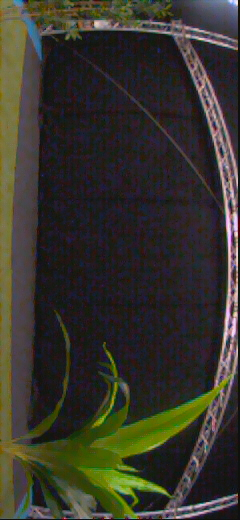
#> input picture DEVELOPMENT/downloads from drone/20260313-100130/131663663.jpg, 240 x 520 px; its folder holds only this picture in this run
$ python YUV_filterer.py
#> lines starting #> are read from the running program, lines starting #| are printed output that depends on the picture; after the words box and inside, x2 and y2 are one past the last pixel; in counts of white or black regions, pixels touching at a corner belong together
import cv2
import numpy as np
from glob import glob
import os
import random

# ── folder with your images ───────────────────────────────────────────────────
FOLDER_PATH = "DEVELOPMENT/downloads from drone/20260313-100130/"

# ── initial threshold values (match your current is_ground logic) ─────────────
DEFAULTS = dict(Y_min=40, Y_max=220, U_min=0, U_max=125, V_min=0, V_max=255)

WINDOW_MAIN   = "YUV Tuner  |  original - mask - masked result  |  n=next  q=quit"
WINDOW_CHART  = "YUV Color Chart  (U horizontal, V vertical, Y=current slider)"

# ── helpers ───────────────────────────────────────────────────────────────────

def apply_mask(image_bgr, y_min, y_max, u_min, u_max, v_min, v_max):
    yuv   = cv2.cvtColor(image_bgr, cv2.COLOR_BGR2YUV)
    Y, U, V = cv2.split(yuv)
    mask = (
        (Y >= y_min) & (Y <= y_max) &
        (U >= u_min) & (U <= u_max) &
        (V >= v_min) & (V <= v_max)
    ).astype(np.uint8) * 255
    mask = cv2.medianBlur(mask, 5)
    result = cv2.bitwise_and(image_bgr, image_bgr, mask=mask)
    return mask, result


def build_uv_chart(y_val, y_min, y_max, u_min, u_max, v_min, v_max,
                   size=512):
    """
    2-D chart: U axis = horizontal (0→255), V axis = vertical (0→255).
    Each pixel is coloured with its actual BGR equivalent at Y=y_val.
    The currently PASSING region is shown at full brightness;
    the failing region is darkened.
    White crosshair lines mark the threshold edges.
    """
    chart_yuv = np.zeros((size, size, 3), dtype=np.uint8)

    u_vals = np.linspace(0, 255, size).astype(np.uint8)
    v_vals = np.linspace(0, 255, size).astype(np.uint8)
    UU, VV = np.meshgrid(u_vals, v_vals)
    YY     = np.full((size, size), y_val, dtype=np.uint8)

    chart_yuv[..., 0] = YY
    chart_yuv[..., 1] = UU
    chart_yuv[..., 2] = VV

    chart_bgr = cv2.cvtColor(chart_yuv, cv2.COLOR_YUV2BGR)

    # darken failing region
    passing = (
        (YY >= y_min) & (YY <= y_max) &
        (UU >= u_min) & (UU <= u_max) &
        (VV >= v_min) & (VV <= v_max)
    )
    dark = chart_bgr.copy()
    dark[~passing] = (dark[~passing] * 0.25).astype(np.uint8)

    # threshold boundary lines
    def u_to_x(u): return int(u / 255 * (size - 1))
    def v_to_y(v): return int(v / 255 * (size - 1))

    for u_thresh in [u_min, u_max]:
        x = u_to_x(u_thresh)
        cv2.line(dark, (x, 0), (x, size - 1), (255, 255, 255), 1)
        cv2.putText(dark, f"U={u_thresh}", (x + 3, 14),
                    cv2.FONT_HERSHEY_SIMPLEX, 0.4, (255, 255, 255), 1)

    for v_thresh in [v_min, v_max]:
        y = v_to_y(v_thresh)
        cv2.line(dark, (0, y), (size - 1, y), (255, 255, 255), 1)
        cv2.putText(dark, f"V={v_thresh}", (4, y - 4),
                    cv2.FONT_HERSHEY_SIMPLEX, 0.4, (255, 255, 255), 1)

    # axis labels
    cv2.putText(dark, "U  (0 → 255)",  (size // 2 - 50, size - 8),
                cv2.FONT_HERSHEY_SIMPLEX, 0.45, (200, 200, 200), 1)

    label_img = np.zeros((size, 20, 3), dtype=np.uint8)
    cv2.putText(label_img, "V", (2, size // 2),
                cv2.FONT_HERSHEY_SIMPLEX, 0.5, (200, 200, 200), 1)
    dark = np.hstack([label_img, dark])

    # Y indicator strip on the right (dark→bright gradient)
    y_strip = np.zeros((size, 30, 3), dtype=np.uint8)
    for row in range(size):
        lum = int(row / (size - 1) * 255)
        y_strip[row, :] = [lum, lum, lum]
    y_lo = int(y_min / 255 * (size - 1))
    y_hi = int(y_max / 255 * (size - 1))
    cv2.rectangle(y_strip, (0, y_lo), (29, y_hi), (0, 255, 0), 1)
    cv2.putText(y_strip, "Y", (6, size - 8),
                cv2.FONT_HERSHEY_SIMPLEX, 0.45, (200, 200, 200), 1)
    dark = np.hstack([dark, y_strip])

    # current Y value overlay
    cv2.putText(dark, f"Y = {y_val}", (22, size - 10),
                cv2.FONT_HERSHEY_SIMPLEX, 0.5, (0, 255, 255), 1)

    return dark


def print_thresholds(y_min, y_max, u_min, u_max, v_min, v_max):
    print(f"\n--- current thresholds ---")
    print(f"  Y: [{y_min}, {y_max}]  U: [{u_min}, {u_max}]  V: [{v_min}, {v_max}]")
    print(f"  green_mask = (U <= {u_max}) & (U >= {u_min}) & "
          f"(Y >= {y_min}) & (Y <= {y_max}) & "
          f"(V >= {v_min}) & (V <= {v_max})")


# ── load images ───────────────────────────────────────────────────────────────
all_paths = sorted(glob(os.path.join(FOLDER_PATH, "*.jpg")))
if not all_paths:
    print(f"No .jpg images found in {FOLDER_PATH}")
    exit()

random.shuffle(all_paths)
img_idx = [0]   # mutable so callbacks can update it

# ── create windows & trackbars ────────────────────────────────────────────────
cv2.namedWindow(WINDOW_MAIN,  cv2.WINDOW_NORMAL)
cv2.namedWindow(WINDOW_CHART, cv2.WINDOW_NORMAL)
cv2.resizeWindow(WINDOW_CHART, 562, 512)

def nothing(_): pass

for name, val in DEFAULTS.items():
    cv2.createTrackbar(name, WINDOW_MAIN, val, 255, nothing)

# ── main loop ─────────────────────────────────────────────────────────────────
while True:
    path = all_paths[img_idx[0]]
    image_bgr = cv2.imread(path)
#> image_bgr is the input picture: shape (520, 240, 3); mean B, G, R 44, 52.7, 55.1
    if image_bgr is None:
        img_idx[0] = (img_idx[0] + 1) % len(all_paths)
        continue

    # read sliders
    y_min = cv2.getTrackbarPos("Y_min", WINDOW_MAIN)
    y_max = cv2.getTrackbarPos("Y_max", WINDOW_MAIN)
    u_min = cv2.getTrackbarPos("U_min", WINDOW_MAIN)
    u_max = cv2.getTrackbarPos("U_max", WINDOW_MAIN)
    v_min = cv2.getTrackbarPos("V_min", WINDOW_MAIN)
    v_max = cv2.getTrackbarPos("V_max", WINDOW_MAIN)
    y_chart = (y_min + y_max) // 2   # chart uses midpoint Y

    mask, result = apply_mask(image_bgr, y_min, y_max, u_min, u_max, v_min, v_max)
#> in apply_mask, `yuv   = cv2.cvtColor(image_bgr, cv2.COLOR_BGR2YUV)`: yuv: shape (520, 240, 3); mean of channels 0, 1, 2 52.4, 123.8, 130.4
#> in apply_mask, `Y, U, V = cv2.split(yuv)`:
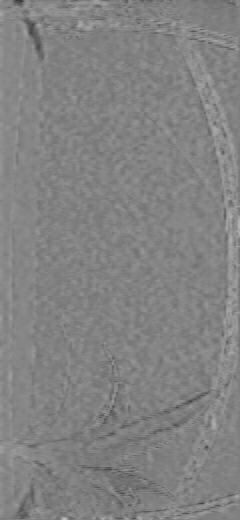
#> V: shape (520, 240); min 54, max 196, mean 130.4
#> in apply_mask, `mask = ( (Y >= y_min) & (Y <= y_max) & (U >= u_min) & (U <= u_max) & (..`:
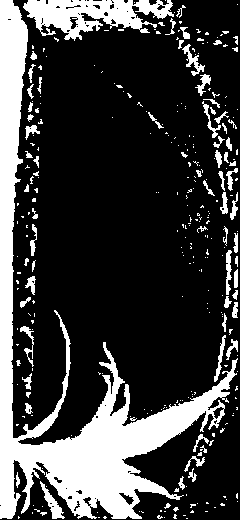
#> mask: shape (520, 240); 24.2% white; 308 white regions (239 under 20 px), largest, box (x1, y1, x2, y2) and area: (0, 0, 238, 519) 21564, (23, 0, 174, 41) 3344, (40, 481, 65, 519) 291
#> in apply_mask, `mask = cv2.medianBlur(mask, 5)`: mask: shape (520, 240); 22.8% white; 105 white regions (59 under 20 px), largest, box (x1, y1, x2, y2) and area: (0, 0, 237, 519) 21587, (24, 0, 173, 40) 3420, (41, 483, 63, 519) 281

    # resize to same height for side-by-side display
    H, W = image_bgr.shape[:2]
#> H = 520; W = 240
    mask_bgr = cv2.cvtColor(mask, cv2.COLOR_GRAY2BGR)
    display = np.hstack([image_bgr, mask_bgr, result])
    display = cv2.rotate(display, cv2.ROTATE_90_COUNTERCLOCKWISE)
#> display: shape (720, 520, 3)

    frac = cv2.countNonZero(mask) / (H * W)
#> frac = 0.228
    cv2.putText(display, f"{os.path.basename(path)}  |  green={frac:.2%}  "
                         f"Y[{y_min},{y_max}] U[{u_min},{u_max}] V[{v_min},{v_max}]",
                (10, 25), cv2.FONT_HERSHEY_SIMPLEX, 0.55, (0, 255, 255), 1)
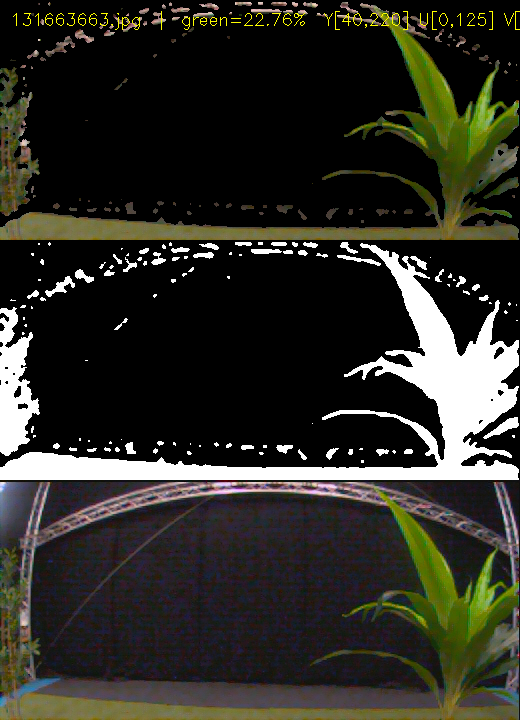
#> display: shape (720, 520, 3); mean B, G, R 37.4, 45, 45.5

    cv2.imshow(WINDOW_MAIN, display)

    # UV chart
    chart = build_uv_chart(y_chart, y_min, y_max, u_min, u_max, v_min, v_max)
#> in build_uv_chart, `chart_bgr = cv2.cvtColor(chart_yuv, cv2.COLOR_YUV2BGR)`:
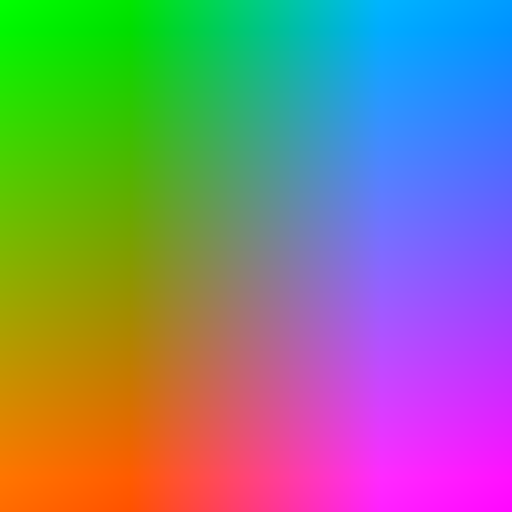
#> chart_bgr: shape (512, 512, 3); mean B, G, R 127.7, 131, 128.7
#> after the loop in build_uv_chart, `for u_thresh in [u_min, u_max]:`:
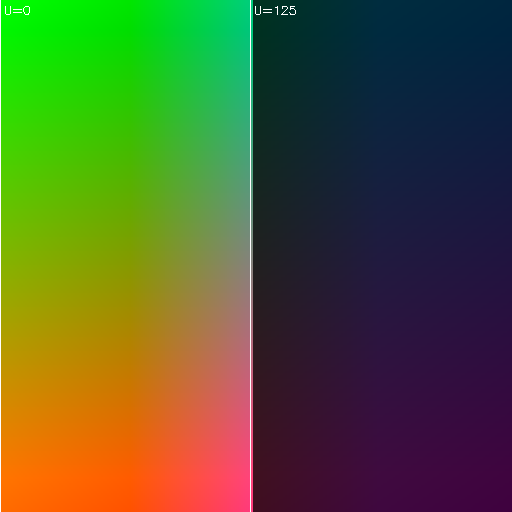
#> dark: shape (512, 512, 3); mean B, G, R 43.8, 91, 80.3
#> after the loop in build_uv_chart, `for v_thresh in [v_min, v_max]:`:
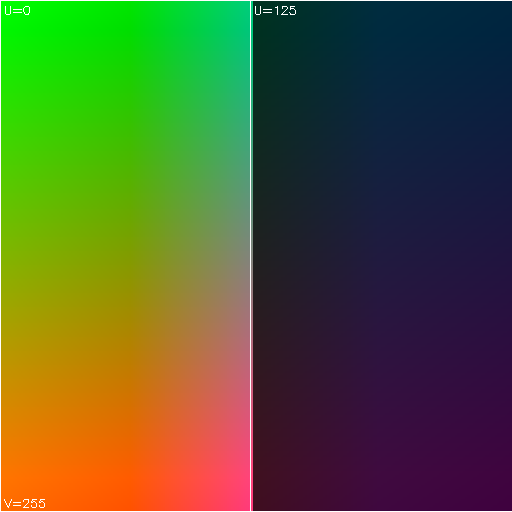
#> dark: shape (512, 512, 3); 0.43% of pixels changed, all inside (x1, y1, x2, y2) = (1, 0, 512, 512)
#> in build_uv_chart, `cv2.putText(dark, "U  (0 → 255)",  (size // 2 - 50, size - 8), cv2.FON..`: dark: shape (512, 512, 3); 0.08% of pixels changed, all inside (x1, y1, x2, y2) = (208, 493, 317, 508)
#> in build_uv_chart, `cv2.putText(label_img, "V", (2, size // 2), cv2.FONT_HERSHEY_SIMPLEX, ..`: label_img: shape (512, 20, 3); values 0 (black) and 200 (white), 0.2% white in thin lines or dots, all inside (x1, y1, x2, y2) = (3, 246, 12, 257)
#> in build_uv_chart, `cv2.putText(y_strip, "Y", (6, size - 8), cv2.FONT_HERSHEY_SIMPLEX, 0.4..`: y_strip: shape (512, 30, 3); mean of channels 0, 1, 2 120.4, 133.3, 120.4
#> in build_uv_chart, `dark = np.hstack([dark, y_strip])`:
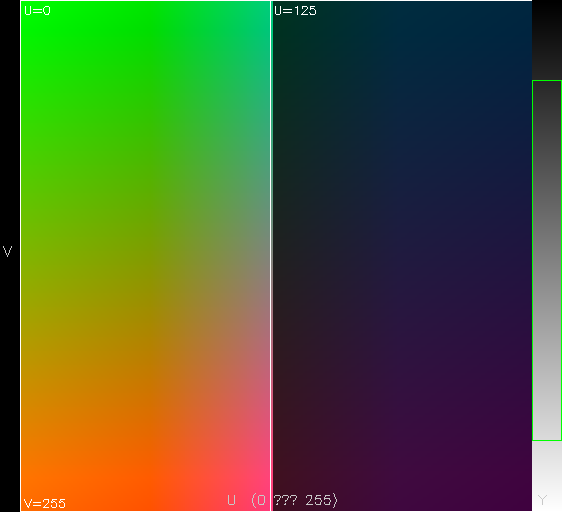
#> dark: shape (512, 562, 3); mean of channels 0, 1, 2 47.3, 90.8, 80.3; drawn as B, G, R
#> in build_uv_chart, `cv2.putText(dark, f"Y = {y_val}", (22, size - 10), cv2.FONT_HERSHEY_SI..`: dark: shape (512, 562, 3); 0.04% of pixels changed, all inside (x1, y1, x2, y2) = (23, 492, 90, 503)
    cv2.imshow(WINDOW_CHART, chart)

    key = cv2.waitKey(30) & 0xFF
#> (key q is pressed here)
    if key == ord('q'):
        break
    elif key == ord('n'):
        img_idx[0] = (img_idx[0] + 1) % len(all_paths)
        print_thresholds(y_min, y_max, u_min, u_max, v_min, v_max)
    elif key == ord('p'):
        img_idx[0] = (img_idx[0] - 1) % len(all_paths)
    elif key == ord('s'):
        print_thresholds(y_min, y_max, u_min, u_max, v_min, v_max)

cv2.destroyAllWindows()
print("\nFinal thresholds:")
print_thresholds(
    cv2.getTrackbarPos("Y_min", WINDOW_MAIN),
    cv2.getTrackbarPos("Y_max", WINDOW_MAIN),
    cv2.getTrackbarPos("U_min", WINDOW_MAIN),
    cv2.getTrackbarPos("U_max", WINDOW_MAIN),
    cv2.getTrackbarPos("V_min", WINDOW_MAIN),
    cv2.getTrackbarPos("V_max", WINDOW_MAIN),
)

$ run again, on DEVELOPMENT/downloads from drone/20260313-100130/645859589.jpg
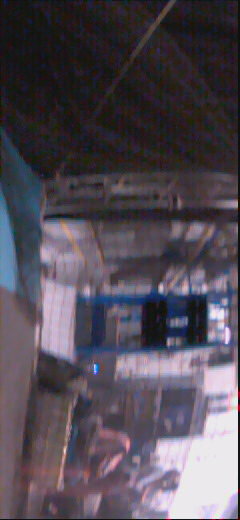
#> input picture DEVELOPMENT/downloads from drone/20260313-100130/645859589.jpg, 240 x 520 px
#> image_bgr is the input picture: shape (520, 240, 3); mean B, G, R 85.5, 75.8, 83.1
#> yuv: shape (520, 240, 3); mean of channels 0, 1, 2 79.1, 131.1, 131.5
#> in apply_mask, `mask = ( (Y >= y_min) & (Y <= y_max) & (U >= u_min) & (U <= u_max) & (..`:
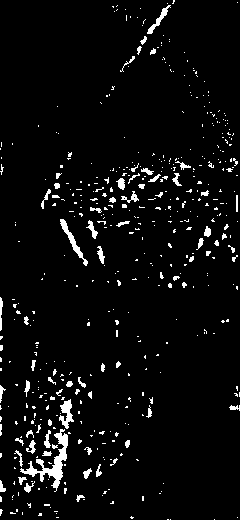
#> mask: shape (520, 240); 4.5% white; 482 white regions (412 under 20 px), largest, box (x1, y1, x2, y2) and area: (20, 429, 68, 492) 733, (60, 219, 88, 266) 244, (59, 399, 74, 429) 227
#> mask_bgr: shape (520, 240, 3); 2.5% white; 107 white regions (69 under 20 px), largest, box (x1, y1, x2, y2) and area: (21, 429, 68, 489) 691, (59, 400, 73, 428) 224, (60, 219, 83, 258) 210
#> frac = 0.025
#> `cv2.putText(display, f"{os.path.basename(path)}  |  green={frac:.2%}  ..`:
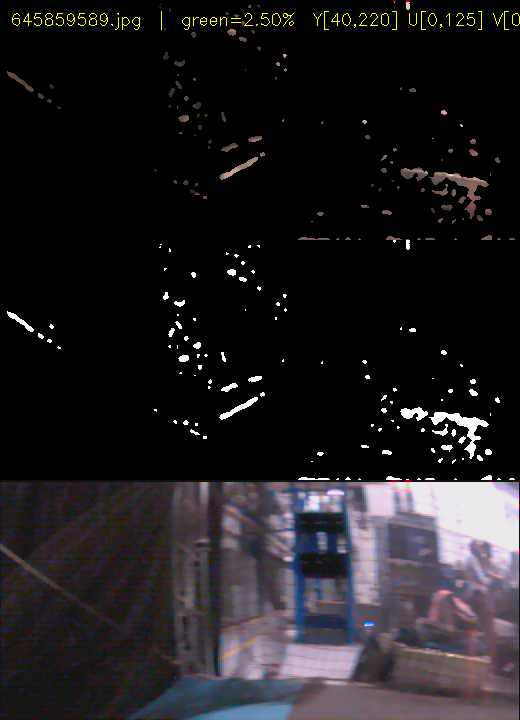
#> display: shape (720, 520, 3); mean B, G, R 31.3, 28.9, 31.5
#> label_img: shape (512, 20, 3); values 0 (black) and 200 (white), 0.2% white in thin lines or dots, all inside (x1, y1, x2, y2) = (3, 246, 12, 257)

$ run again, on DEVELOPMENT/downloads from drone/20260313-100130/766591973.jpg
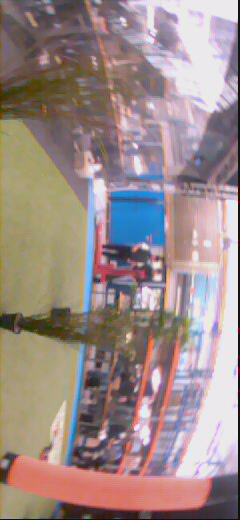
#> input picture DEVELOPMENT/downloads from drone/20260313-100130/766591973.jpg, 240 x 520 px
#> image_bgr is the input picture: shape (520, 240, 3); mean B, G, R 137.2, 139.2, 156.9
#> yuv: shape (520, 240, 3); mean of channels 0, 1, 2 144.3, 124.5, 139.1
#> mask_bgr: shape (520, 240, 3); 46.4% white; 98 white regions (56 under 20 px), largest, box (x1, y1, x2, y2) and area: (0, 20, 218, 519) 53682, (210, 233, 228, 320) 510, (94, 225, 115, 284) 493
#> frac = 0.464
#> `cv2.putText(display, f"{os.path.basename(path)}  |  green={frac:.2%}  ..`:
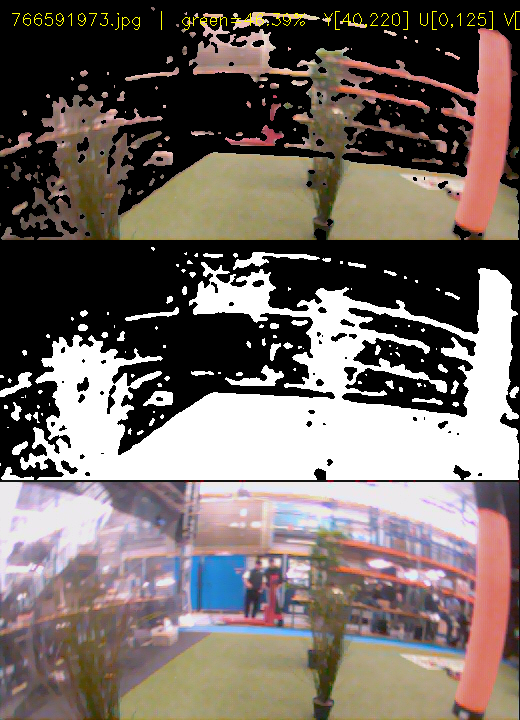
#> display: shape (720, 520, 3); mean B, G, R 101.6, 106.7, 117.1
#> label_img: shape (512, 20, 3); values 0 (black) and 200 (white), 0.2% white in thin lines or dots, all inside (x1, y1, x2, y2) = (3, 246, 12, 257)
